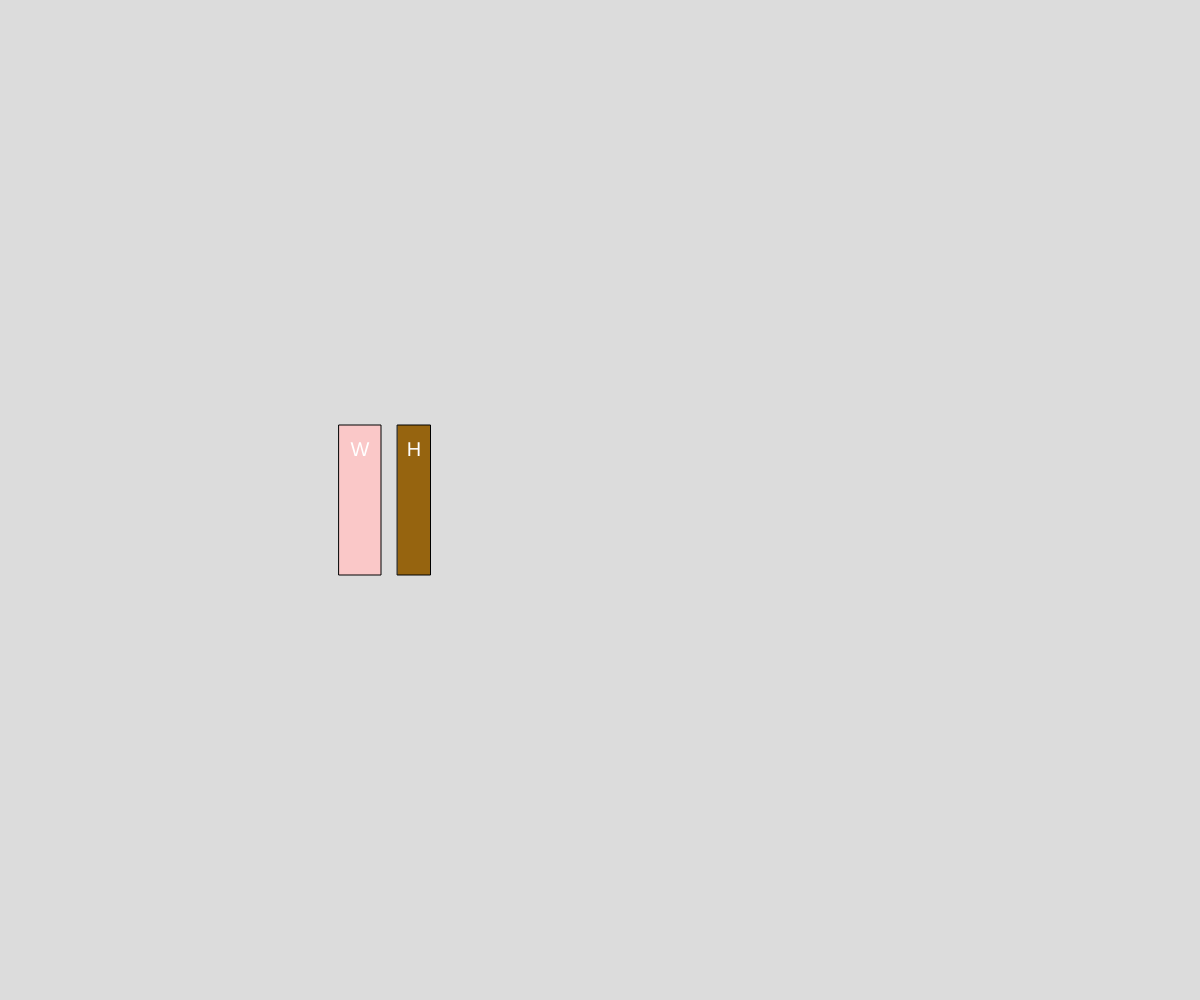
Frame 1 (no input)
Frame 60 (no input): identical to frame 1, image omitted
Frame 120 (the mouse pressed at the canvas centre since frame 60): identical to frame 1, image omitted

The p5.js sketch that drew this single still picture (run headless with seeded random() and noise() and a simulated clock; from frame 60 on, the mouse is pressed at the canvas centre):

// p5.js sketch
// ── sketch.js
// Project Title
// Your Name
// Date
//
// Extra for Experts:
// - describe what you did to take this project "above and beyond"

let myBook1;
let myBook2;
let myBook3;
let myBook4;

function setup() {
  createCanvas(windowWidth, windowHeight);
  myBook1 =  new Book("Windows XP Pro - The Missing Manual", "John Moe", "softcover", 420, 861937382, width*0.3);
  myBook2 = new Book("How to be an American", "Timothy Sneider", "hardcover", 330, 98641278, width*0.2 + 174);
}

function draw() {
  background(220);
  myBook1.display();
  myBook2.display();
}

class Book{
  //1. constructor
  constructor(title, author, coverType, pages, isbn, x){
    this.title = title;
    this.author = author;
    this.coverType = coverType;
    this.pages = pages;
    this.isbn = isbn;
    this.x = x; 
  }
  //2. class
  printSummary(){
    print(this.title + ", by " + this.author);
    print("length: " + this.pages + " pages.");
    print("Cover type: " + this.coverType);
    print("ISBN: " + this.isbn);
  }
  display(){
    //visualize the book based on its properties
    //width depends on pages
    rectMode(CENTER);
    textAlign(CENTER, CENTER);
    switch(this.coverType){
    case "softcover":
      fill(250,200,200);
      break;
    case "hardcover":
      fill(150,100,15);
      break;  
    case "leatherbound":
      fill(90,120,100);
      break;
    }
    rect(this.x, height/2, this.pages/10, 150);
    textSize(20);
    fill(255);
    text(this.title[0], this.x, height/2 - 50);
  }
}
